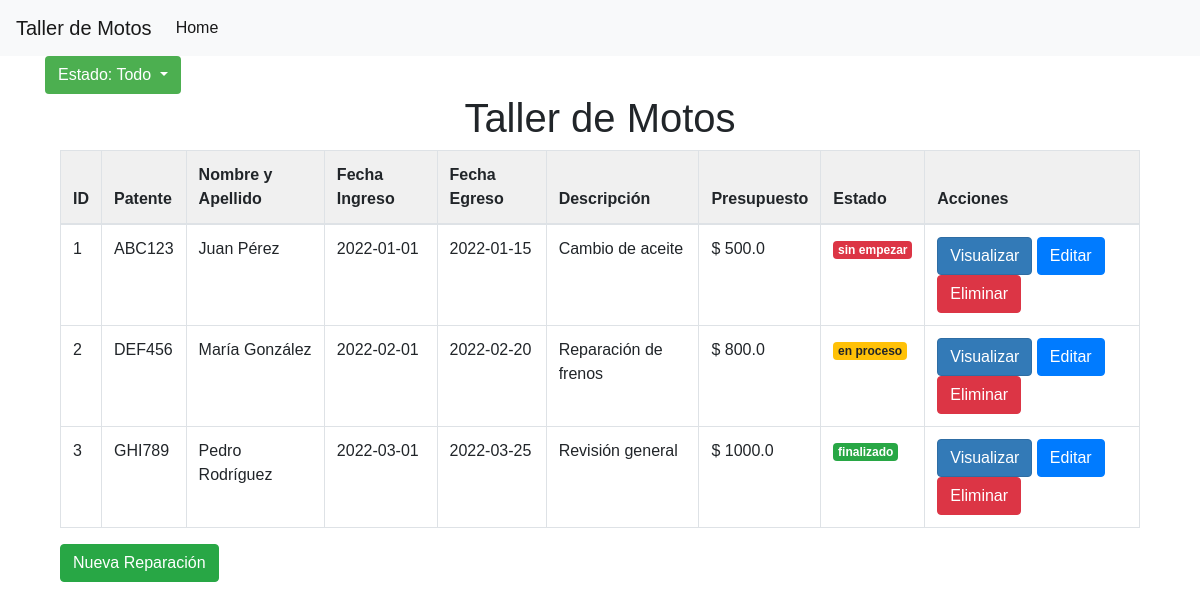
The page / on the database its author committed.
### tables this page shows
CREATE TABLE reparaciones (
        id INTEGER PRIMARY KEY AUTOINCREMENT,
        patente TEXT,
        fecha_ingreso DATE NOT NULL,
        fecha_egreso DATE,
        descripcion TEXT,
        presupuesto REAL,
        estado TEXT NOT NULL DEFAULT 'sin empezar',
        FOREIGN KEY (patente) REFERENCES vehiculos(patente)
    );

CREATE TABLE clientes (
        id INTEGER PRIMARY KEY AUTOINCREMENT,
        nombre_apellido TEXT NOT NULL,
        telefono TEXT,
        domicilio TEXT,
        vehiculo_patente TEXT UNIQUE
    );

### app.py (the view)
@app.route('/')
def index():
    conn = sqlite3.connect('taller_motos.db')
    cursor = conn.cursor()
    cursor.execute('''
    SELECT r.id, r.patente, r.fecha_ingreso, r.fecha_egreso, r.descripcion, r.presupuesto, r.estado, c.nombre_apellido
    FROM reparaciones r
    JOIN vehiculos v ON r.patente = v.patente
    JOIN clientes c ON v.patente = c.vehiculo_patente;
''')
    reparaciones = cursor.fetchall()
    conn.close()
    reparaciones = [
        {'id': r[0], 'patente': r[1], 'fecha_ingreso': r[2], 'fecha_egreso': r[3], 'descripcion': r[4], 'presupuesto': r[5], 'estado': r[6], 'nombre_apellido': r[7]}
        for r in reparaciones
    ]
    return render_template('index.html', reparaciones=reparaciones)

### templates/index.html (shortened to what this page needs)
<!DOCTYPE html>
<html>
<head>
    <link rel="stylesheet" href="https://maxcdn.bootstrapcdn.com/bootstrap/4.0.0/css/bootstrap.min.css">
    <link rel="stylesheet" href="static/css/estilos.css">
</head>
<body>
    <nav class="navbar navbar-expand-lg navbar-light bg-light">
        <a class="navbar-brand" href="#">Taller de Motos</a>
        <div class="collapse navbar-collapse" id="navbarSupportedContent">
            <ul class="navbar-nav mr-auto">
                <li class="nav-item active">
                    <a class="nav-link" href="#">Home <span class="sr-only">(current)</span></a>
                </li>
            </ul>
        </div>
    </nav>
    <div class="container">
        <div class="row">
          <div class="col-md-12">
            <div class="pull-left">
              <div class="dropdown">
                <button class="btn btn-default dropdown-toggle" type="button" id="estado-dropdown" data-toggle="dropdown" aria-haspopup="true" aria-expanded="true">
                  Estado: <span id="estado-selected">Todo</span>
                </button>
              </div>
            </div>
          </div>
        </div>
    <div class="container">
        <h1 class="text-center">Taller de Motos</h1>
        <table class="table table-striped table-bordered">
            <thead>
                <tr>
                    <th>ID</th>
                    <th>Patente</th>
                    <th>Nombre y Apellido</th>
                    <th>Fecha Ingreso</th>
                    <th>Fecha Egreso</th>
                    <th>Descripción</th>
                    <th>Presupuesto</th>
                    <th>Estado</th>
                    <th>Acciones</th>
                </tr>
            </thead>
            <tbody>
                {% for reparacion in reparaciones %}
                <tr>
                    <td>{{ reparacion.id }}</td>
                    <td>{{ reparacion.patente }}</td>
                    <td>{{ reparacion.nombre_apellido }}</td>
                    <td>{{ reparacion.fecha_ingreso }}</td>
                    <td>{{ reparacion.fecha_egreso }}</td>
                    <td>{{ reparacion.descripcion }}</td>
                    <td> $ {{ reparacion.presupuesto }}</td>
                    <td>
                        {% if reparacion.estado == 'sin empezar' %}
                        <span class="badge badge-danger">{{ reparacion.estado }}</span>
                        {% elif reparacion.estado == 'en proceso' %}
                        <span class="badge badge-warning">{{ reparacion.estado }}</span>
                        {% else %}
                        <span class="badge badge-success">{{ reparacion.estado }}</span>
                        {% endif %}
                    </td>
                    <td>
                        <button class="btn btn-info" onclick="visualizarReparacion('{{ reparacion.id }}')">
                             Visualizar
                        </button>
                        <button class="btn btn-primary" onclick="editarReparacion('{{ reparacion.id }}')">Editar</button>
                        <button class="btn btn-danger" onclick="eliminarReparacion('{{ reparacion.id }}')">Eliminar</button>
                    </td>
                </tr>
            {% endfor %}
            </tbody>
        </table>
        <button class="btn btn-success" onclick="nuevaReparacion()">Nueva Reparación</button>
    </div>
</body>
</html>

### static/estilos.css (style rules this page uses)
body { font-family: Arial, sans-serif; }
table { border-collapse: collapse; width: 100%; }
th, td { border: 1px solid #ddd; padding: 10px; text-align: left; }
th { background-color: #f0f0f0; }
td { background-color: #fff; }
button { background-color: #4CAF50; color: #fff; padding: 10px 20px; border: none; border-radius: 5px; cursor: pointer; }
table { width: 90%; }
th:first-child, td:first-child { width: 1%; white-space: nowrap; }
td:nth-child(7) { width: 1%; white-space: nowrap; }
.btn-info { background-color: #337ab7; border-color: #2e6da4; color: #fff; }

### rows shown on the page
reparaciones: id "1", patente "ABC123", nombre_apellido "Juan Pérez", fecha_ingreso "2022-01-01", fecha_egreso "2022-01-15", descripcion "Cambio de aceite", presupuesto "500.0", estado "sin empezar"
reparaciones: id "2", patente "DEF456", nombre_apellido "María González", fecha_ingreso "2022-02-01", fecha_egreso "2022-02-20", descripcion "Reparación de frenos", presupuesto "800.0", estado "en proceso"
reparaciones: id "3", patente "GHI789", nombre_apellido "Pedro Rodríguez", fecha_ingreso "2022-03-01", fecha_egreso "2022-03-25", descripcion "Revisión general", presupuesto "1000.0", estado "finalizado"
